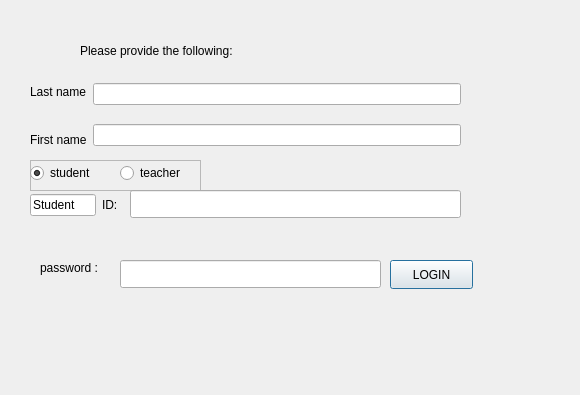
<?xml version="1.0" encoding="UTF-8"?>
<ui version="4.0">
 <class>DialogLogin</class>
 <widget class="QDialog" name="DialogLogin">
  <property name="geometry">
   <rect>
    <x>0</x>
    <y>0</y>
    <width>580</width>
    <height>395</height>
   </rect>
  </property>
  <property name="windowTitle">
   <string>Dialog</string>
  </property>
  <widget class="QPushButton" name="login">
   <property name="geometry">
    <rect>
     <x>390</x>
     <y>260</y>
     <width>83</width>
     <height>29</height>
    </rect>
   </property>
   <property name="text">
    <string>LOGIN</string>
   </property>
  </widget>
  <widget class="QLabel" name="label_3">
   <property name="geometry">
    <rect>
     <x>80</x>
     <y>40</y>
     <width>251</width>
     <height>21</height>
    </rect>
   </property>
   <property name="text">
    <string>Please provide the following: </string>
   </property>
   <property name="scaledContents">
    <bool>false</bool>
   </property>
  </widget>
  <widget class="QWidget" name="layoutWidget">
   <property name="geometry">
    <rect>
     <x>30</x>
     <y>70</y>
     <width>431</width>
     <height>91</height>
    </rect>
   </property>
   <layout class="QHBoxLayout" name="horizontalLayout_2">
    <item>
     <layout class="QHBoxLayout" name="horizontalLayout">
      <item>
       <layout class="QVBoxLayout" name="verticalLayout">
        <item>
         <widget class="QLabel" name="label_Lname">
          <property name="text">
           <string>Last name</string>
          </property>
         </widget>
        </item>
        <item>
         <widget class="QLabel" name="label_Fname">
          <property name="text">
           <string>First name</string>
          </property>
         </widget>
        </item>
       </layout>
      </item>
     </layout>
    </item>
    <item>
     <layout class="QVBoxLayout" name="verticalLayout_2">
      <item>
       <widget class="QLineEdit" name="Lname">
        <property name="text">
         <string/>
        </property>
       </widget>
      </item>
      <item>
       <widget class="QLineEdit" name="Fname">
        <property name="sizePolicy">
         <sizepolicy hsizetype="Expanding" vsizetype="Fixed">
          <horstretch>0</horstretch>
          <verstretch>0</verstretch>
         </sizepolicy>
        </property>
        <property name="echoMode">
         <enum>QLineEdit::Normal</enum>
        </property>
       </widget>
      </item>
     </layout>
    </item>
   </layout>
  </widget>
  <widget class="QFrame" name="frame">
   <property name="geometry">
    <rect>
     <x>30</x>
     <y>160</y>
     <width>171</width>
     <height>31</height>
    </rect>
   </property>
   <property name="frameShape">
    <enum>QFrame::StyledPanel</enum>
   </property>
   <property name="frameShadow">
    <enum>QFrame::Raised</enum>
   </property>
   <widget class="QRadioButton" name="radiostudent">
    <property name="geometry">
     <rect>
      <x>0</x>
      <y>0</y>
      <width>81</width>
      <height>26</height>
     </rect>
    </property>
    <property name="autoFillBackground">
     <bool>false</bool>
    </property>
    <property name="text">
     <string>student</string>
    </property>
    <property name="checked">
     <bool>true</bool>
    </property>
   </widget>
   <widget class="QRadioButton" name="radioteacher">
    <property name="geometry">
     <rect>
      <x>90</x>
      <y>0</y>
      <width>81</width>
      <height>26</height>
     </rect>
    </property>
    <property name="text">
     <string>teacher</string>
    </property>
   </widget>
  </widget>
  <widget class="QLineEdit" name="ID">
   <property name="geometry">
    <rect>
     <x>130</x>
     <y>190</y>
     <width>331</width>
     <height>28</height>
    </rect>
   </property>
   <property name="sizePolicy">
    <sizepolicy hsizetype="Expanding" vsizetype="Fixed">
     <horstretch>0</horstretch>
     <verstretch>0</verstretch>
    </sizepolicy>
   </property>
   <property name="echoMode">
    <enum>QLineEdit::Password</enum>
   </property>
  </widget>
  <widget class="QLabel" name="label_pass">
   <property name="geometry">
    <rect>
     <x>40</x>
     <y>250</y>
     <width>70</width>
     <height>35</height>
    </rect>
   </property>
   <property name="text">
    <string>password :</string>
   </property>
  </widget>
  <widget class="QLineEdit" name="password">
   <property name="geometry">
    <rect>
     <x>120</x>
     <y>260</y>
     <width>261</width>
     <height>28</height>
    </rect>
   </property>
   <property name="sizePolicy">
    <sizepolicy hsizetype="Expanding" vsizetype="Fixed">
     <horstretch>0</horstretch>
     <verstretch>0</verstretch>
    </sizepolicy>
   </property>
   <property name="echoMode">
    <enum>QLineEdit::Password</enum>
   </property>
  </widget>
  <widget class="QWidget" name="">
   <property name="geometry">
    <rect>
     <x>30</x>
     <y>190</y>
     <width>91</width>
     <height>30</height>
    </rect>
   </property>
   <layout class="QHBoxLayout" name="horizontalLayout_3">
    <item>
     <widget class="QLineEdit" name="textID">
      <property name="sizePolicy">
       <sizepolicy hsizetype="Expanding" vsizetype="Fixed">
        <horstretch>0</horstretch>
        <verstretch>0</verstretch>
       </sizepolicy>
      </property>
      <property name="text">
       <string>Student</string>
      </property>
      <property name="echoMode">
       <enum>QLineEdit::Normal</enum>
      </property>
      <property name="readOnly">
       <bool>true</bool>
      </property>
     </widget>
    </item>
    <item>
     <widget class="QLabel" name="label_pass_2">
      <property name="text">
       <string>ID: </string>
      </property>
     </widget>
    </item>
   </layout>
  </widget>
 </widget>
 <resources/>
 <connections/>
</ui>
